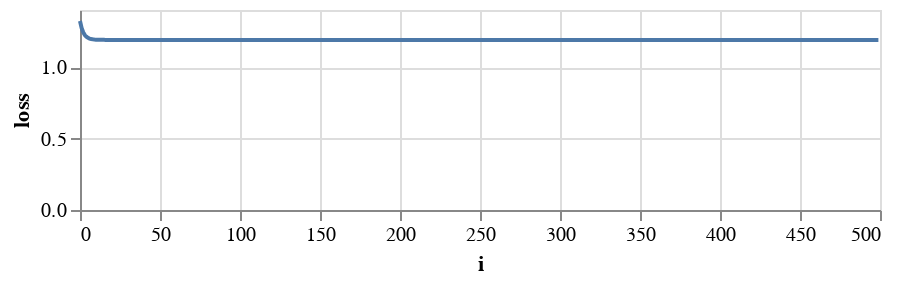

The code cell stored with this chart in its notebook:
### Markdown cell above
The loss does go down, but overall it's still really high:

### Code cell
loss_df = pd.DataFrame({'i':range(500), 'loss':loss_record})
alt.Chart(loss_df, height=100).mark_line().encode(x='i', y='loss')

### Figure 1 — Vega-Lite specification as saved in the notebook (floating-point values rounded to 4 significant figures; data arrays with more than 128 entries replaced by an {"elided": "..."} marker saying what was removed)
{"$schema": "https://vega.github.io/schema/vega-lite/v3.4.0.json", "config": {"mark": {"tooltip": null}, "view": {"height": 300, "width": 400}}, "data": {"name": "data-af3ffb755fc23795c9fa65b5dfa5031c"}, "datasets": {"data-af3ffb755fc23795c9fa65b5dfa5031c": {"elided": "500 records"}}, "encoding": {"x": {"field": "i", "type": "quantitative"}, "y": {"field": "loss", "type": "quantitative"}}, "height": 100, "mark": "line"}
